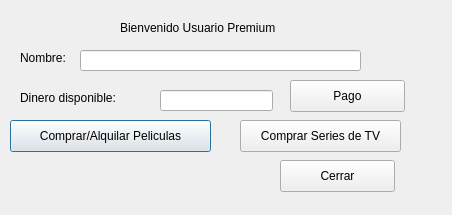
<?xml version="1.0" encoding="UTF-8"?>
<ui version="4.0">
 <class>UsuarioPrem</class>
 <widget class="QDialog" name="UsuarioPrem">
  <property name="geometry">
   <rect>
    <x>0</x>
    <y>0</y>
    <width>452</width>
    <height>215</height>
   </rect>
  </property>
  <property name="windowTitle">
   <string>Dialog</string>
  </property>
  <widget class="QLineEdit" name="lineEdit">
   <property name="enabled">
    <bool>true</bool>
   </property>
   <property name="geometry">
    <rect>
     <x>80</x>
     <y>50</y>
     <width>281</width>
     <height>21</height>
    </rect>
   </property>
   <property name="readOnly">
    <bool>true</bool>
   </property>
  </widget>
  <widget class="QLabel" name="label_2">
   <property name="geometry">
    <rect>
     <x>20</x>
     <y>50</y>
     <width>59</width>
     <height>16</height>
    </rect>
   </property>
   <property name="text">
    <string>Nombre:</string>
   </property>
  </widget>
  <widget class="QPushButton" name="pushButton">
   <property name="geometry">
    <rect>
     <x>10</x>
     <y>120</y>
     <width>201</width>
     <height>32</height>
    </rect>
   </property>
   <property name="text">
    <string>Comprar/Alquilar Peliculas</string>
   </property>
  </widget>
  <widget class="QPushButton" name="pushButton_2">
   <property name="geometry">
    <rect>
     <x>240</x>
     <y>120</y>
     <width>161</width>
     <height>32</height>
    </rect>
   </property>
   <property name="text">
    <string>Comprar Series de TV</string>
   </property>
  </widget>
  <widget class="QPushButton" name="pushButton_3">
   <property name="geometry">
    <rect>
     <x>290</x>
     <y>80</y>
     <width>115</width>
     <height>32</height>
    </rect>
   </property>
   <property name="text">
    <string>Pago</string>
   </property>
  </widget>
  <widget class="QLabel" name="label">
   <property name="geometry">
    <rect>
     <x>120</x>
     <y>20</y>
     <width>181</width>
     <height>16</height>
    </rect>
   </property>
   <property name="text">
    <string>Bienvenido Usuario Premium</string>
   </property>
  </widget>
  <widget class="QLabel" name="label_6">
   <property name="geometry">
    <rect>
     <x>20</x>
     <y>90</y>
     <width>111</width>
     <height>16</height>
    </rect>
   </property>
   <property name="text">
    <string>Dinero disponible:</string>
   </property>
  </widget>
  <widget class="QLineEdit" name="lineEdit_2">
   <property name="geometry">
    <rect>
     <x>160</x>
     <y>90</y>
     <width>113</width>
     <height>21</height>
    </rect>
   </property>
   <property name="readOnly">
    <bool>true</bool>
   </property>
  </widget>
  <widget class="QPushButton" name="pushButton_4">
   <property name="geometry">
    <rect>
     <x>280</x>
     <y>160</y>
     <width>115</width>
     <height>32</height>
    </rect>
   </property>
   <property name="text">
    <string>Cerrar</string>
   </property>
  </widget>
 </widget>
 <resources/>
 <connections/>
</ui>
